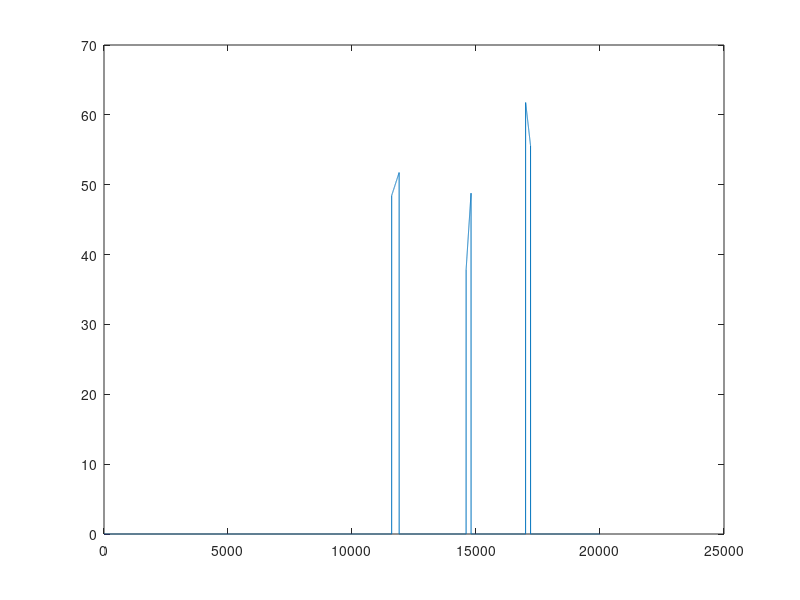

This chart was generated by the following MATLAB code:
clear,clc,close all;

%syms t

%f = piecewise(t>=5&t<8,12*t-60,t>=8&t<11,(7/3)*t+(36-56/3),t>=11&t<20,-(4/9)*t+(43+44/9), 0);
%fplot(f, [0 30])
%ylim([-5 45])

t=0:0.01:200;
p = [];
for i=1:length(t)
if t(i)>=116 & t(i)<119
p(i) = 1.09440688622912*t(i)-78.4825375205039;
elseif t(i)>=146 & t(i)<148
p(i) = 5.50475240950933*t(i)-765.862575906783;
elseif t(i)>=170 & t(i)<172
p(i) = -3.1111961131269*t(i)+590.666696174285;
else
p(i) = 0;
end
end

figure()
p = [p ];
plot(p)